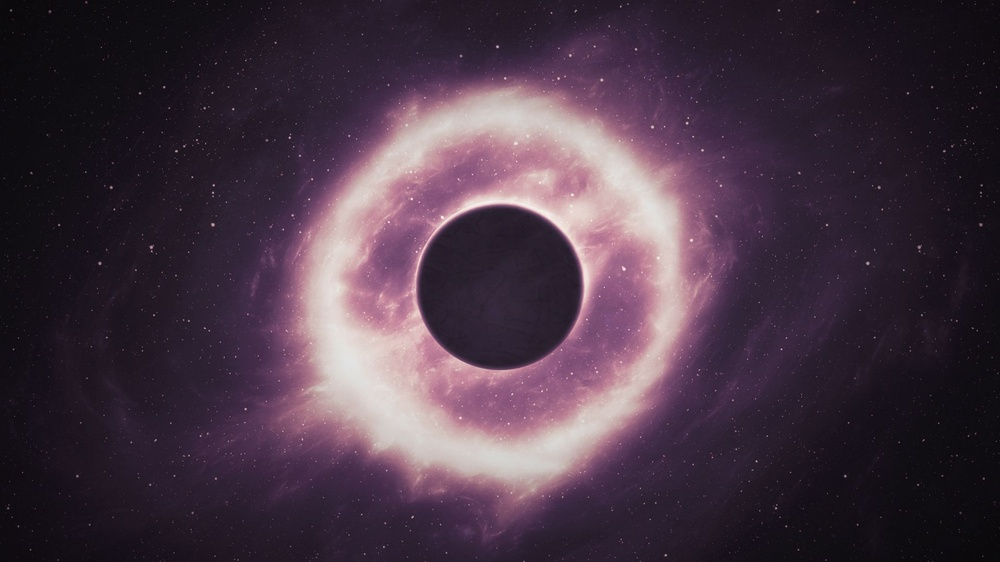
#> input picture algo/imgs/11.jpg, 1000 x 562 px, shrunk from 1920 x 1080 before the run; its folder holds only this picture in this run
$ python main.py
#> lines starting #> are read from the running program, lines starting #| are printed output that depends on the picture
### algo/photos.py
import cv2
import random

class Photo():
    def __init__(self, name):
#> called with name = '11'
        self._input_image = cv2.imread("imgs/{}.jpg".format(name))
#> self._input_image is the input picture: shape (562, 1000, 3); mean B, G, R 68.3, 53.8, 71.2
        self._name = name
        print("imgs/{}.jpg".format(name))


    def show(self):
        cv2.imshow(self._name, self._input_image)
        cv2.waitKey(0)
        cv2.destroyAllWindows()

    def draw_lines(self):
        factor = int(input('factor:'))
#> the answer given: 3
        height = self._input_image.shape[0]
#> height = 562
        width = self._input_image.shape[1]
#> width = 1000
        for x in range(width):
            #for y in range(height-1,height//3*2-1,-1):
            for y in range(height):
                b = self._input_image[y,x,0]
                g = self._input_image[y,x,1]
                r = self._input_image[y,x,2]
                middle = (r + g + b) // 3
                if x < width//2 and y < height//3:
                    self._input_image[y,x] = (middle,middle,middle) #greyscale
                elif x > width//2 and y < height//3:
                    k = 20
                    self._input_image[y,x] = (middle,middle+k,middle+2*k) #sepia
                elif x < width//2 and (y > height//3 and y < height//3*2):
                    self._input_image[y,x] = (255-b,255-g,255-r) #negative
                elif x > width//2 and (y > height//3 and y < height//3*2):
                    rand = random.randint(-factor, factor)
                    self._input_image[y,x] = (b+rand,g+rand,r+rand) #noises
                elif x < width//2 and (y > height//3*2):
                    self._input_image[y,x] = (b+factor,g+factor,r+factor) #brightness
                elif x > width//2 and (y > height//3*2):
                    summ = b+g+r
                    if (summ) > 100:  #black/white
                        self._input_image[y,x] = (255-middle,255-middle,255-middle)
                    else:
                        self._input_image[y,x] = (middle,middle,middle)
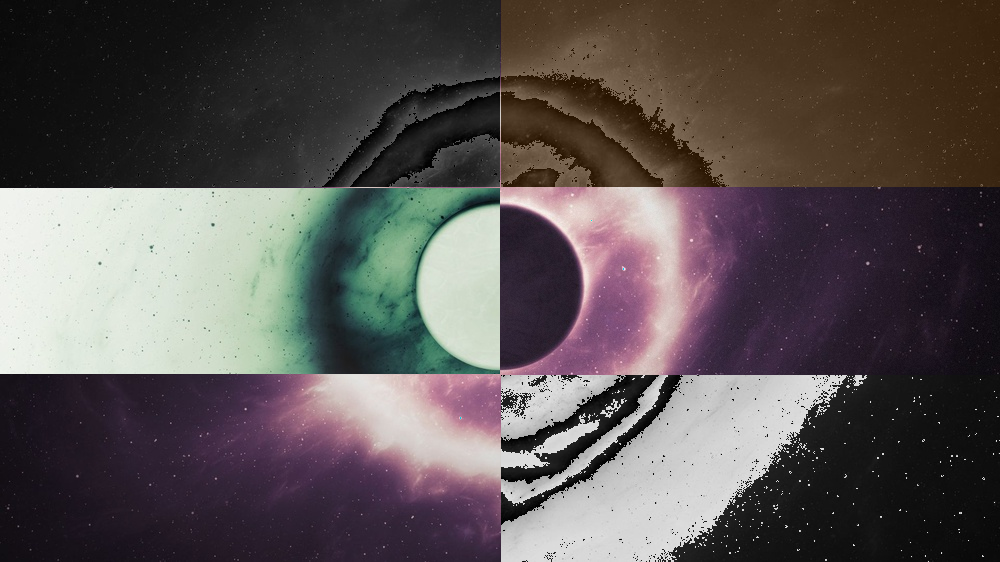
#> self._input_image: shape (562, 1000, 3); mean B, G, R 83.4, 83.7, 90.5
        self._input_image = cv2.line(self._input_image,(width//2,height),(width//2,0),(0,255,0),1)
        self._input_image = cv2.line(self._input_image,(0,height//3*2),(width,height//3*2),(0,255,0),1)
        self._input_image = cv2.line(self._input_image,(0,height//3),(width,height//3),(0,255,0),1)
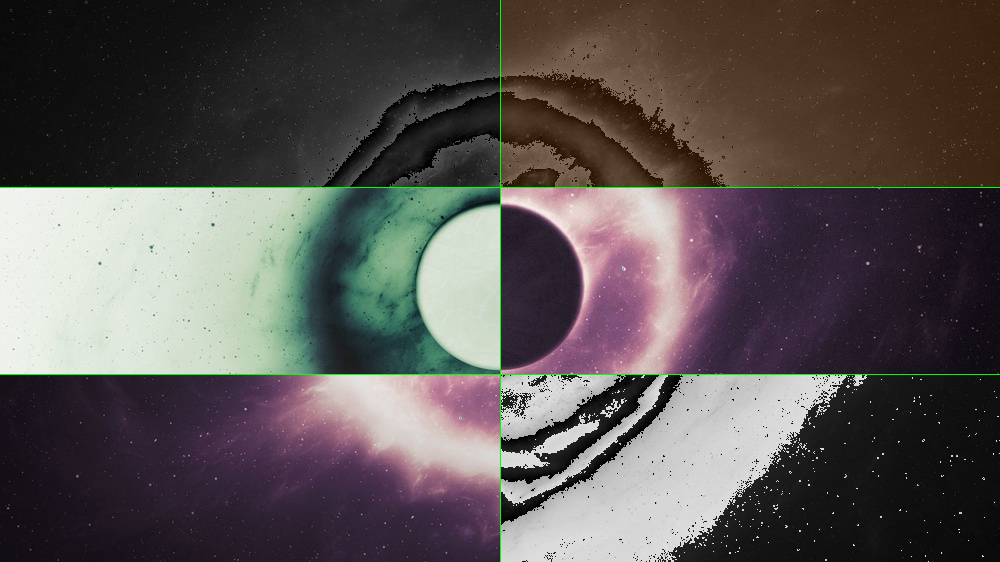
#> self._input_image: shape (562, 1000, 3); mean B, G, R 83, 84.5, 90
        cv2.imwrite('imgs/{}_out.jpg'.format(self._name),self._input_image)


### algo/main.py
#написать в стиле ооп, в мейне ноль деклараций
#ТЗ:
#считать картинку
#манипуляции
#ресайз
import sys
from photos import *

def main():
    photo = Photo("11")
    photo.draw_lines()
    photo.show()

if __name__ == "__main__":
    sys.exit(main() or 0)
#> (the program exits here)
